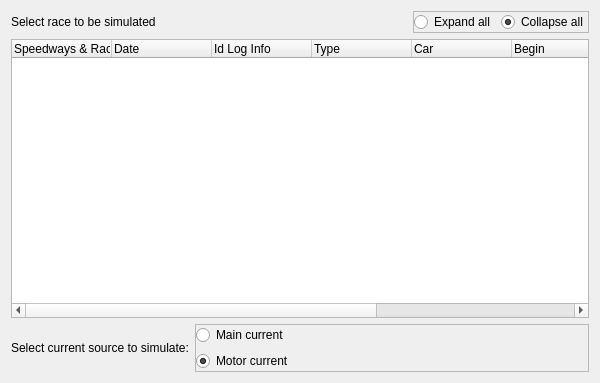
                 <widget class="QWidget" name="page_5">
                  <property name="geometry">
                   <rect>
                    <x>0</x>
                    <y>0</y>
                    <width>600</width>
                    <height>383</height>
                   </rect>
                  </property>
                  <property name="sizePolicy">
                   <sizepolicy hsizetype="Expanding" vsizetype="Expanding">
                    <horstretch>0</horstretch>
                    <verstretch>0</verstretch>
                   </sizepolicy>
                  </property>
                  <attribute name="label">
                   <string>Race simulation</string>
                  </attribute>
                  <layout class="QVBoxLayout" name="verticalLayout_13">
                   <item>
                    <layout class="QHBoxLayout" name="horizontalLayout_9">
                     <item>
                      <widget class="QLabel" name="label_11">
                       <property name="sizePolicy">
                        <sizepolicy hsizetype="Fixed" vsizetype="Preferred">
                         <horstretch>0</horstretch>
                         <verstretch>0</verstretch>
                        </sizepolicy>
                       </property>
                       <property name="text">
                        <string>Select race to be simulated</string>
                       </property>
                      </widget>
                     </item>
                     <item>
                      <spacer name="horizontalSpacer_5">
                       <property name="orientation">
                        <enum>Qt::Horizontal</enum>
                       </property>
                       <property name="sizeHint" stdset="0">
                        <size>
                         <width>40</width>
                         <height>20</height>
                        </size>
                       </property>
                      </spacer>
                     </item>
                     <item>
                      <widget class="QFrame" name="frame_4">
                       <property name="frameShape">
                        <enum>QFrame::StyledPanel</enum>
                       </property>
                       <property name="frameShadow">
                        <enum>QFrame::Raised</enum>
                       </property>
                       <property name="lineWidth">
                        <number>0</number>
                       </property>
                       <layout class="QHBoxLayout" name="horizontalLayout_10">
                        <property name="spacing">
                         <number>6</number>
                        </property>
                        <property name="leftMargin">
                         <number>0</number>
                        </property>
                        <property name="topMargin">
                         <number>0</number>
                        </property>
                        <property name="rightMargin">
                         <number>0</number>
                        </property>
                        <property name="bottomMargin">
                         <number>0</number>
                        </property>
                        <item>
                         <widget class="QRadioButton" name="CTSimRadioExpand">
                          <property name="text">
                           <string>Expand all</string>
                          </property>
                         </widget>
                        </item>
                        <item>
                         <widget class="QRadioButton" name="CTSimRadioCollapse">
                          <property name="text">
                           <string>Collapse all</string>
                          </property>
                          <property name="checked">
                           <bool>true</bool>
                          </property>
                         </widget>
                        </item>
                       </layout>
                      </widget>
                     </item>
                    </layout>
                   </item>
                   <item>
                    <widget class="QTreeWidget" name="CTSimTreeRaces">
                     <property name="sizePolicy">
                      <sizepolicy hsizetype="Expanding" vsizetype="Expanding">
                       <horstretch>0</horstretch>
                       <verstretch>0</verstretch>
                      </sizepolicy>
                     </property>
                     <property name="minimumSize">
                      <size>
                       <width>363</width>
                       <height>0</height>
                      </size>
                     </property>
                     <property name="maximumSize">
                      <size>
                       <width>16777215</width>
                       <height>16777215</height>
                      </size>
                     </property>
                     <property name="selectionBehavior">
                      <enum>QAbstractItemView::SelectRows</enum>
                     </property>
                     <column>
                      <property name="text">
                       <string>Speedways &amp; Races</string>
                      </property>
                     </column>
                     <column>
                      <property name="text">
                       <string>Date</string>
                      </property>
                     </column>
                     <column>
                      <property name="text">
                       <string>Id Log Info</string>
                      </property>
                     </column>
                     <column>
                      <property name="text">
                       <string>Type</string>
                      </property>
                     </column>
                     <column>
                      <property name="text">
                       <string>Car</string>
                      </property>
                     </column>
                     <column>
                      <property name="text">
                       <string>Begin</string>
                      </property>
                     </column>
                     <column>
                      <property name="text">
                       <string>Duration</string>
                      </property>
                     </column>
                     <column>
                      <property name="text">
                       <string>Avg. main curr</string>
                      </property>
                     </column>
                     <column>
                      <property name="text">
                       <string>Avg. motor curr</string>
                      </property>
                     </column>
                    </widget>
                   </item>
                   <item>
                    <layout class="QGridLayout" name="gridLayout_14">
                     <item row="0" column="0">
                      <widget class="QLabel" name="label_39">
                       <property name="sizePolicy">
                        <sizepolicy hsizetype="Maximum" vsizetype="Preferred">
                         <horstretch>0</horstretch>
                         <verstretch>0</verstretch>
                        </sizepolicy>
                       </property>
                       <property name="text">
                        <string>Select current source to simulate:</string>
                       </property>
                      </widget>
                     </item>
                     <item row="0" column="1">
                      <widget class="QFrame" name="frame_5">
                       <property name="frameShape">
                        <enum>QFrame::StyledPanel</enum>
                       </property>
                       <property name="frameShadow">
                        <enum>QFrame::Raised</enum>
                       </property>
                       <property name="lineWidth">
                        <number>0</number>
                       </property>
                       <layout class="QVBoxLayout" name="verticalLayout_10">
                        <property name="leftMargin">
                         <number>0</number>
                        </property>
                        <property name="topMargin">
                         <number>0</number>
                        </property>
                        <property name="rightMargin">
                         <number>0</number>
                        </property>
                        <property name="bottomMargin">
                         <number>0</number>
                        </property>
                        <item>
                         <widget class="QRadioButton" name="CTSimRadioCurrSourceMain">
                          <property name="text">
                           <string>Main current</string>
                          </property>
                         </widget>
                        </item>
                        <item>
                         <widget class="QRadioButton" name="CTSimRadioCurrSourceMotor">
                          <property name="text">
                           <string>Motor current</string>
                          </property>
                          <property name="checked">
                           <bool>true</bool>
                          </property>
                         </widget>
                        </item>
                       </layout>
                      </widget>
                     </item>
                    </layout>
                   </item>
                  </layout>
                 </widget>
